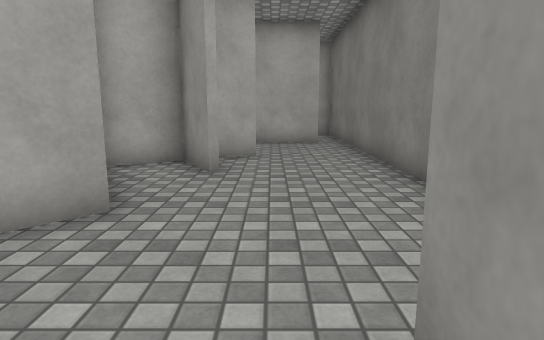
View 1 (above)

21 first-person views from a walk through a scene from a Unity 3-D project. The camera is 1.2 m above the floor, tilts 10° down and sees 75° across. The floor is counted in squares, 1 m on a side. Each view is taken from the middle of a square. On the plan, view 1 faces up. The plan holds only what a view shows up to about 14 squares ahead; the rest is blank. Surface patterns are stand-ins for the level's own textures.

View 2
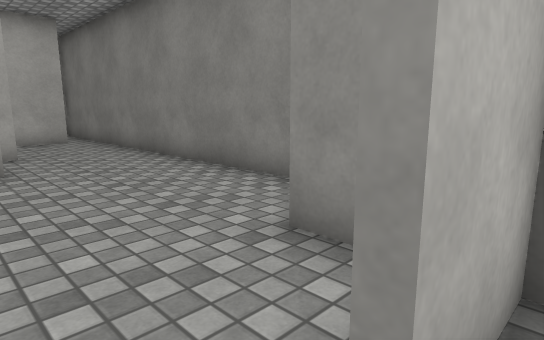

View 3
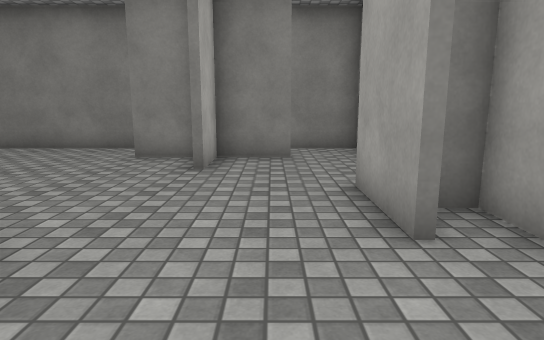

View 4
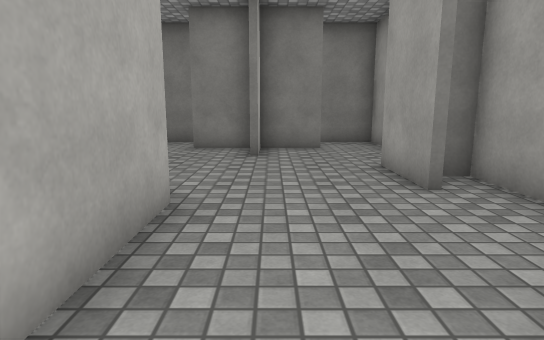

View 5
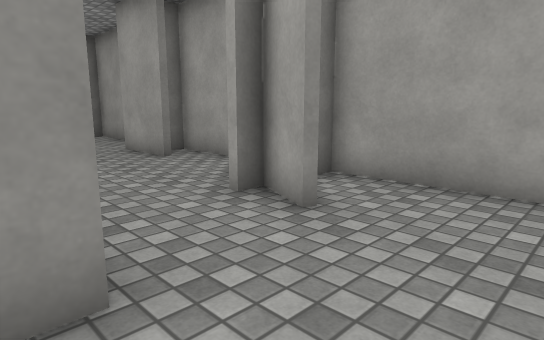

View 6
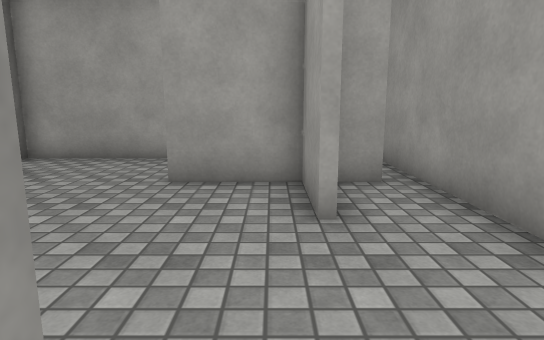

View 7
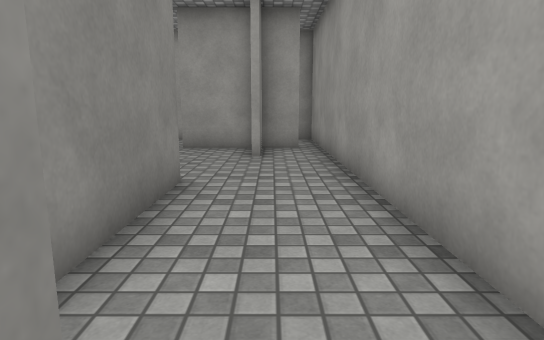

View 8
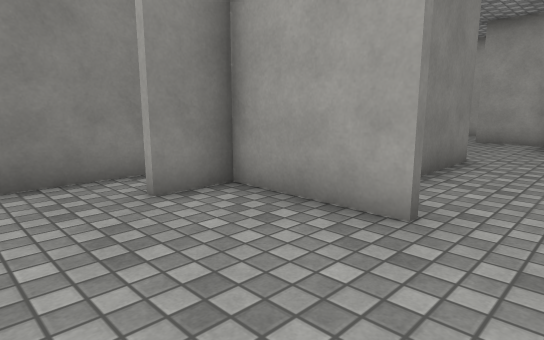

View 9
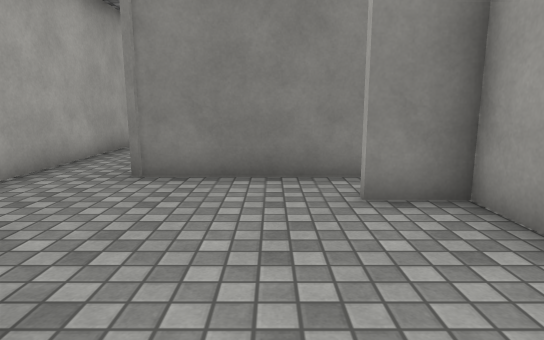

View 10
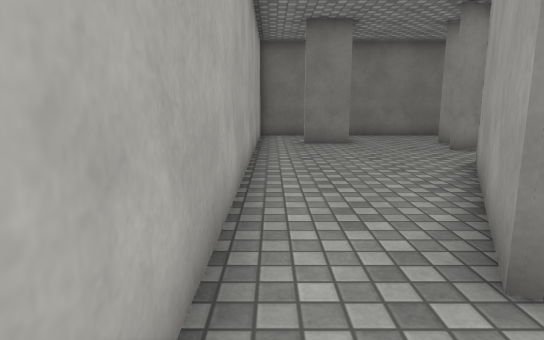

View 11
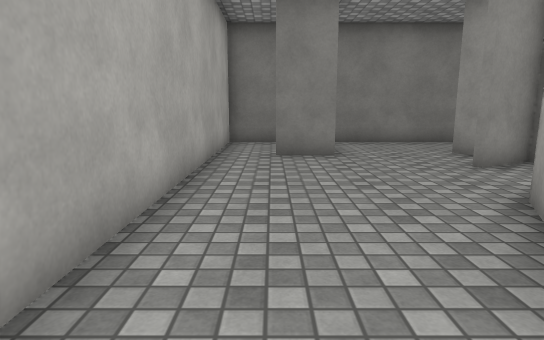

View 12
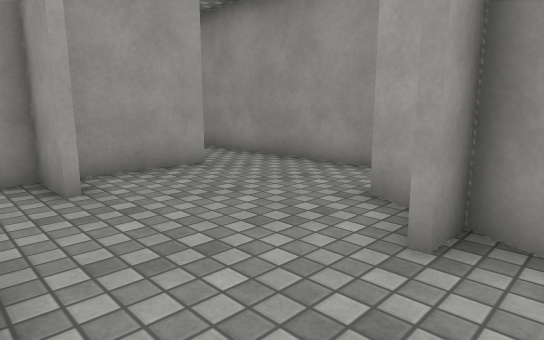

View 13
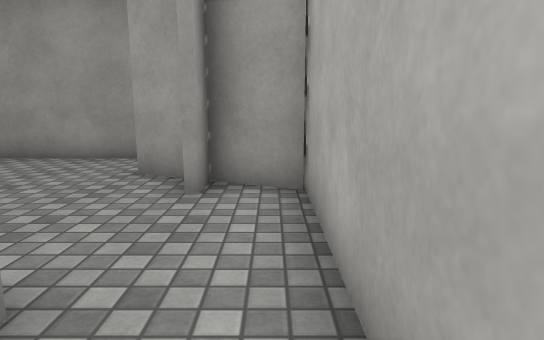

View 14
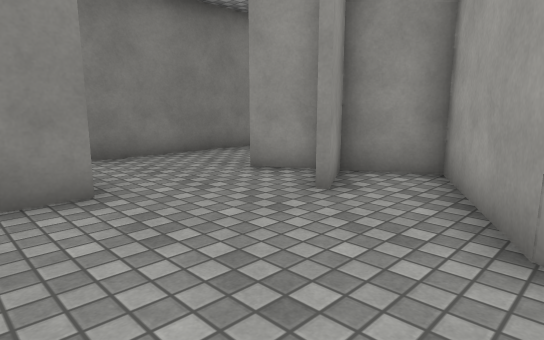

View 15
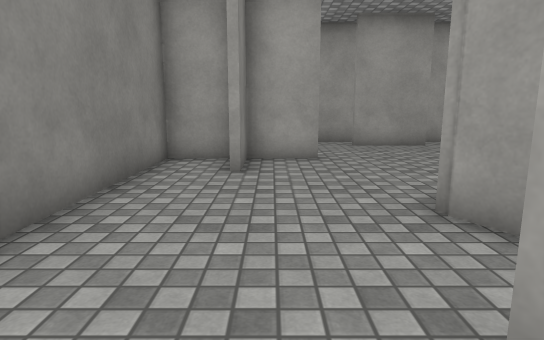

View 16
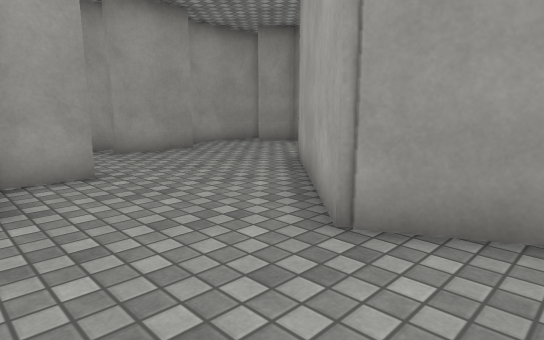

View 17
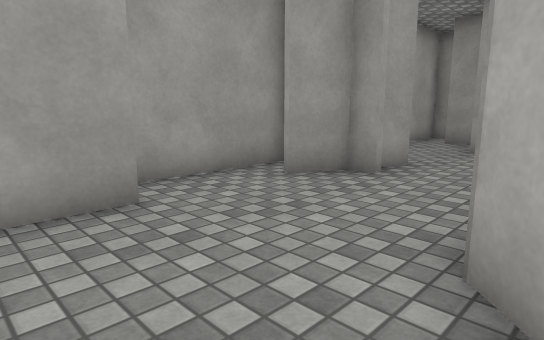

View 18
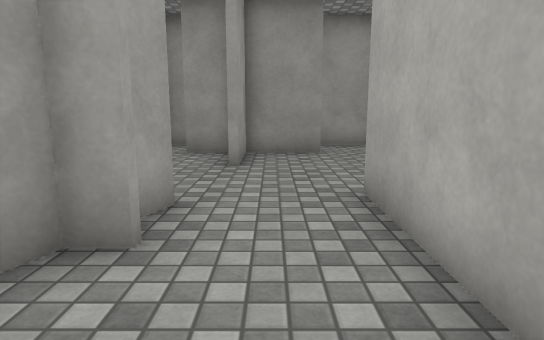

View 19
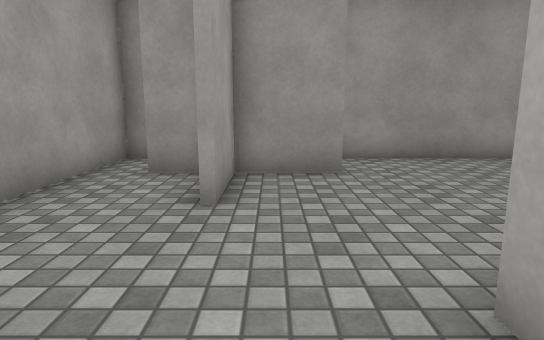

View 20
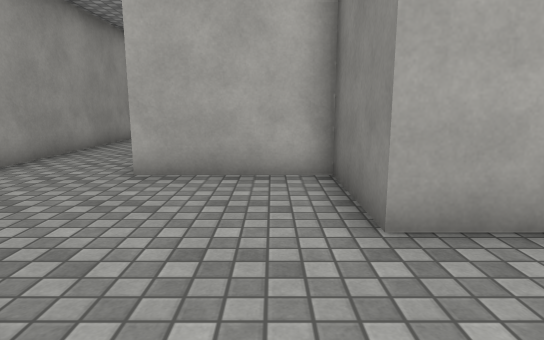

View 21
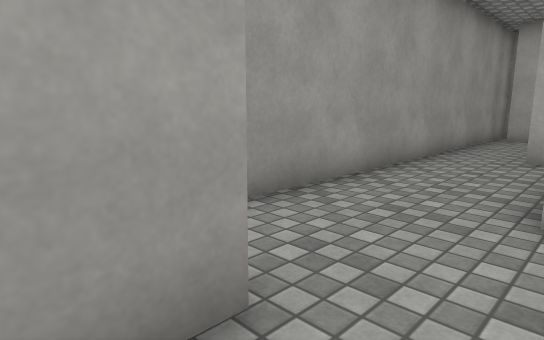

### Floor plan
Points are (right, up) in squares from view 1. A wall is a line through its corners. A room is listed if a view was taken in it or the views show most of it. See-through windows are left out.
Room 1 (views 1, 2, 3, 10, 11, 12, 13, 14, 15, 16, 17, 18)
walls: (-2.8, 5.6) (-1.9, 4) (-5.6, 0.3) (-8.5, 0.3); (-2, 8.1) (-3.5, 7.2); (-1.8, 8.4) (-0.4, 9.2); (-1.2, 6.5) (-3, 9.8); (-0.3, 9) (-1.3, 8.5); (-1.1, 12.4) (-1.1, 14); (1.6, 12.4) (-0.6, 12.4); (-1.1, -0.4) (0.6, -0.4) (0.6, 1.4); (1, -0.4) (2.5, -0.4) (2.5, 15.5) (-14.1, 15.5) (-14.8, 14); (-10.9, 12.5) (-10.9, 13.5) (-5.6, 10.7) (-3.7, 7.4) (-2.1, 8.3); (0.6, -2.5) (0.6, -0.7) (-1.1, -0.7); (-5, -3.3) (-2.5, -3.3); (-8.9, -2.1) (-8.9, -2.8) (-7.6, -3.3); (-3, -4.5) (-1.6, -4.5); (0.2, -4.5) (2.5, -4.5) (2.5, -2.5); (-9.1, -4.5) (-3.9, -4.5) (-3.9, -4); (-15, 13.5) (-15.4, 12.5)
ways out: opening at (-8, -1) to room 2; opening at (-13, 12.7) to room 3
Room 2 (views 4, 5, 19, 20, 21)
walls: (-15.5, -2.1) (-15.5, -3.4); (-10.4, -2.2) (-9.1, -2.7) (-9.1, -2.1); (-15.5, -0.6) (-15.5, -1.8); (-16.9, -1.7) (-13.2, -1.7); (-17.5, -2) (-17.5, -4.5) (-9.1, -4.5); (-9.1, -4.6) (-9.1, -4); (-8.5, 0.3) (-10.9, 0.3) (-10.9, 3.3) (-14.5, 3.3)
ways out: opening at (-8, -1) to room 1; opening at (-15, 1) to room 3; gap at (-17, -2) to room 3
Room 3 (views 6, 7, 8, 9)
walls: (-15.5, 8.4) (-12.5, 8.4) (-12.5, 9.9); (-14.5, 3.3) (-14.5, 6.8); (-10.9, 9.1) (-10.9, 12.5); (-15.5, 0.4) (-15.5, -0.6); (-16.2, 13.8) (-17, 13.8); (-17.5, 14.9) (-17.5, -2); (-15.7, -1.1) (-15.7, 0.1)
ways out: opening at (-13, 12.7) to room 1; opening at (-15, 1) to room 2; gap at (-17, -2) to room 2

Where each view was taken, in squares from view 1:
view 1: 0 up, 0 right, facing up
view 2: 1 down, 2 left, facing up-right
view 3: 2 down, 8 left, facing right
view 4: 1 down, 10 left, facing right
view 5: 1 up, 13 left, facing down-right
view 6: 4 up, 15 left, facing down
view 7: 9 up, 16 left, facing down
view 8: 12 up, 17 left, facing down-right
view 9: 11 up, 17 left, facing right
view 10: 15 up, 13 left, facing right
view 11: 14 up, 10 left, facing right
view 12: 15 up, 11 left, facing down-left
view 13: 15 up, 9 left, facing left
view 14: 14 up, 6 left, facing down-right
view 15: 8 up, 0 right, facing down
view 16: 6 up, 1 right, facing down-left
view 17: 1 up, 3 left, facing down-left
view 18: 1 down, 6 left, facing left
view 19: 1 down, 9 left, facing left
view 20: 3 down, 12 left, facing up
view 21: 1 down, 14 left, facing up-left
